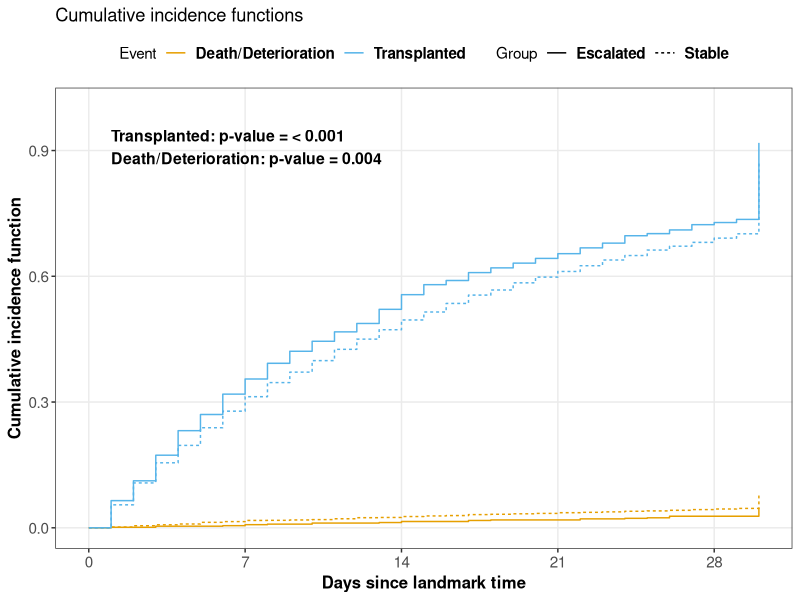
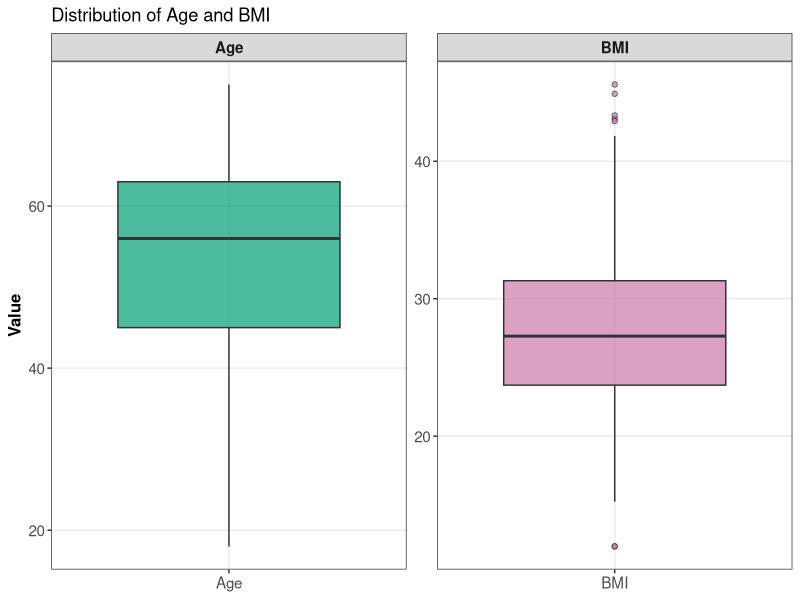
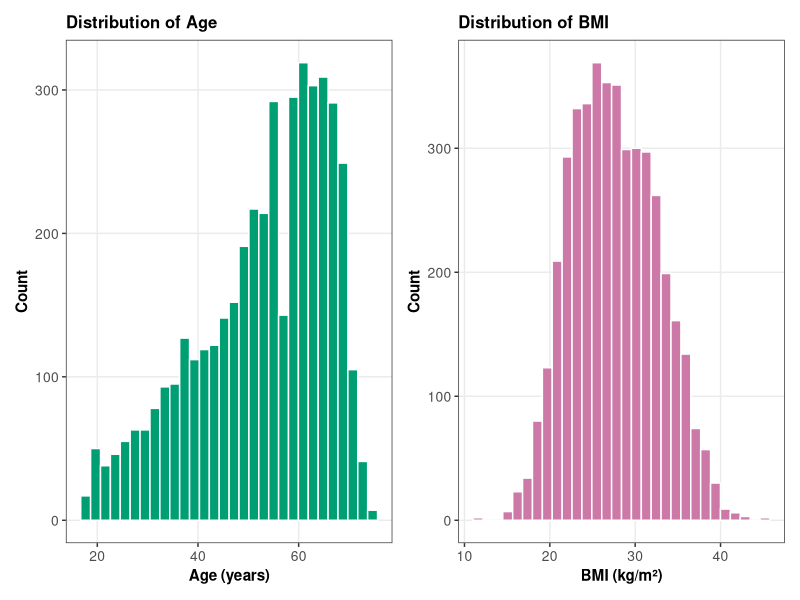

The R source for these figures, in order:
## ---- chunk 1

heart2<-read.csv("data/heart2.csv")

# install.packages("survminer") 

library(cmprsk)
library(survminer)
library(dplyr)
library(lubridate)
str(heart2)
## ---- chunk 2
heart2 <- heart2 %>% 
  mutate(
    DIAB = factor(
      if_else(
        DIAB == 1, 
        "No", 
        if_else(
          DIAB %in% c(2, 3, 4, 5), 
          "Yes", 
          NA_character_)
        ),
      levels = c("No", "Yes")
    ),
    ETHCAT = factor(
      case_when(
        ETHCAT == 1 ~ "White",
        ETHCAT == 2 ~ "Black",
        ETHCAT == 4 ~ "Hispanic",
        ETHCAT == 5 ~ "Asian",
        ETHCAT %in% c(6, 7, 9, 998) ~ "Other"
      ),
      levels = c("White", "Black", "Hispanic", "Asian", "Other")
    ),
    across(
      c(WL_ID_CODE, 
        INITIAL_STATUS, 
        STATUS_DAY7, 
        EXCEPTION, 
        REM_CD_NEW,
        FSTATUS, 
        GENDER, 
        BTYPE_REC, 
        ESCALATED), 
      as.factor
      ),
    across(
      c(FTIME, 
        INIT_BMI_NEW, 
        INIT_AGE), 
      as.numeric
      ),
    across(
      c(INIT_DATE, 
        DAY7_DATE, 
        LANDMARK_START, 
        HORIZON_DATE), 
      as_date)
  )
## ---- chunk 3

# Compare Cumulative Incidence of Death/Deterioration and Cumulative Incidence of Heart Transplantation

heart2 <- heart2 %>%
  mutate(
    EVENT_TYPE = case_when(
      # Death / deterioration
      REM_CD_NEW %in% c(5,8,13) ~ 1,
      
      # Transplanted (deceased or living donor)
      REM_CD_NEW %in% c(2,3,4,14,21,22) ~ 2, 
      
      # Censor everyone else
      TRUE ~ 0
    ),
    
# Creating TIME_FROM_LANDMARK, TIME_30, and EVENT_30 Variables

TIME_FROM_LANDMARK = as.numeric(FTIME) - 7,
    
TIME_30 = pmin(TIME_FROM_LANDMARK, 30),

 EVENT_30 = case_when(
      TIME_FROM_LANDMARK <= 30 & EVENT_TYPE != 0 ~ EVENT_TYPE,
      TRUE ~ 0
    )
)

table(heart2$EVENT_30)
table(heart2$ESCALATED)
  
## ---- chunk 4

# Create Labels for Status #

heart_clean <- heart2 %>%
  filter(!is.na(TIME_30), !is.na(EVENT_30), !is.na(ESCALATED)) %>%
  mutate(ESCALATED = factor(ESCALATED, levels = c(0, 1),
                            labels = c("Stable", "Escalated")))
## ---- chunk 5

# Creating CIF Fit
cif_fit <- cuminc(
  ftime   = heart_clean$TIME_30,
  fstatus = heart_clean$EVENT_TYPE,
  group   = heart_clean$ESCALATED
)

cif_fit
cif_fit$Tests
table(heart_clean$ESCALATED, heart2$EVENT_30)
unique(heart_clean[,"ESCALATED"])


## ---- chunk 6

# P-Values for the Plot

pval_transplant    <- round(cif_fit$Tests["2", "pv"], 3)
pval_death         <- round(cif_fit$Tests["1", "pv"], 3)

# Nicely formats small p-values as e.g. "< 0.001"
format_pval <- function(p) {
  ifelse(p < 0.001, "< 0.001", as.character(round(p, 3)))
}

pval_label <- paste0(
  "Transplanted: p-value = ", format_pval(pval_transplant), "\n",
  "Death/Deterioration: p-value = ", format_pval(pval_death)
)
## ---- chunk 7

# Plot the CIF

ggcompetingrisks(
  fit             = cif_fit,
  multiple_panels = FALSE,
  conf.int        = FALSE,
  palette         = c("#E69F00", "#56B4E9", "#E69F00", "#56B4E9"),
  linetype        = c("dotted", "solid", "dotted", "solid"),
  size            = 1.5
) +
  annotate(
    "text",
    x        = 1,
    y        = 0.95,
    label    = pval_label,
    hjust    = 0,
    vjust    = 1,
    fontface = "bold",
    size     = 4
  ) +
  scale_x_continuous(breaks = c(0, 7, 14, 21, 28), limits = c(0, 30)) +
  scale_y_continuous(breaks = seq(0, 0.9, by = 0.3), limits = c(0, 1)) +
  scale_color_manual(
    values = c("#E69F00", "#56B4E9"),
    labels = c("Death/Deterioration", "Transplanted")
  ) +
  # scale_linetype_manual(
  #   values = c("dotted", "solid", "dotted", "solid"),
  #   labels = c("Stable", "Escalated", "Stable", "Escalated")
  # ) +
  labs(
    x        = "Days since landmark time",
    y        = "Cumulative incidence function",
    color    = "Event",
    linetype = "Group"
  ) +
  theme_bw() +
  theme(
    legend.position  = "top",
    legend.text      = element_text(face = "bold", size = 11),
    axis.title       = element_text(face = "bold", size = 12),
    axis.text        = element_text(size = 11),
    panel.grid.minor = element_blank()
  )

# ggsave("C:/Users/12063/Documents/Programming in R/LAsBEST/cifplot.png", width = 8, height = 6, dpi = 300)
## ---- chunk 8
# BOXPLOTS FOR CONT VARS

library(ggplot2)
library(tidyr)
library(dplyr)

heart2 %>%
  select(INIT_AGE, INIT_BMI_NEW) %>%
  drop_na() %>%
  pivot_longer(everything(), names_to = "variable", values_to = "value") %>%
  mutate(variable = recode(variable,
                           "INIT_AGE"     = "Age",
                           "INIT_BMI_NEW" = "BMI")) %>%
  ggplot(aes(x = variable, y = value, fill = variable)) +
  geom_boxplot(outlier.shape = 21, outlier.size = 1.5, alpha = 0.7) +
  facet_wrap(~variable, scales = "free") +
  scale_fill_manual(values = c("Age" = "#009E73", "BMI" = "#CC79A7")) +
  labs(
    x     = NULL,
    y     = "Value",
    title = "Distribution of Age and BMI"
  ) +
  theme_bw() +
  theme(
    legend.position  = "none",
    strip.text       = element_text(face = "bold", size = 11),
    axis.title       = element_text(face = "bold", size = 12),
    axis.text        = element_text(size = 11),
    panel.grid.minor = element_blank()
  )

# ggsave("C:/Users/12063/Documents/Programming in R/LAsBEST/boxplot.png", width=8, height=6, dpi=300)
## ---- chunk 9
mean(heart2$INIT_BMI_NEW,na.rm=TRUE)
mean(heart2$INIT_AGE,na.rm=TRUE)
## ---- chunk 10
library(ggplot2)
library(patchwork)  # for combining plots side by side

p_age <- heart2 %>%
  select(INIT_AGE) %>%
  drop_na() %>%
  ggplot(aes(x = INIT_AGE)) +
  geom_histogram(fill = "#009E73", color = "white", bins = 30) +
  labs(
    x     = "Age (years)",
    y     = "Count",
    title = "Distribution of Age"
  ) +
  theme_bw() +
  theme(
    plot.title       = element_text(face = "bold", size = 12),
    axis.title       = element_text(face = "bold", size = 11),
    axis.text        = element_text(size = 10),
    panel.grid.minor = element_blank()
  )

p_bmi <- heart2 %>%
  select(INIT_BMI_NEW) %>%
  drop_na() %>%
  ggplot(aes(x = INIT_BMI_NEW)) +
  geom_histogram(fill = "#CC79A7", color = "white", bins = 30) +
  labs(
    x     = "BMI (kg/m²)",
    y     = "Count",
    title = "Distribution of BMI"
  ) +
  theme_bw() +
  theme(
    plot.title       = element_text(face = "bold", size = 12),
    axis.title       = element_text(face = "bold", size = 11),
    axis.text        = element_text(size = 10),
    panel.grid.minor = element_blank()
  )

p_age + p_bmi

# ggsave("C:/Users/12063/Documents/Programming in R/LAsBEST/histograms.png", width=8, height=6, dpi=300)
